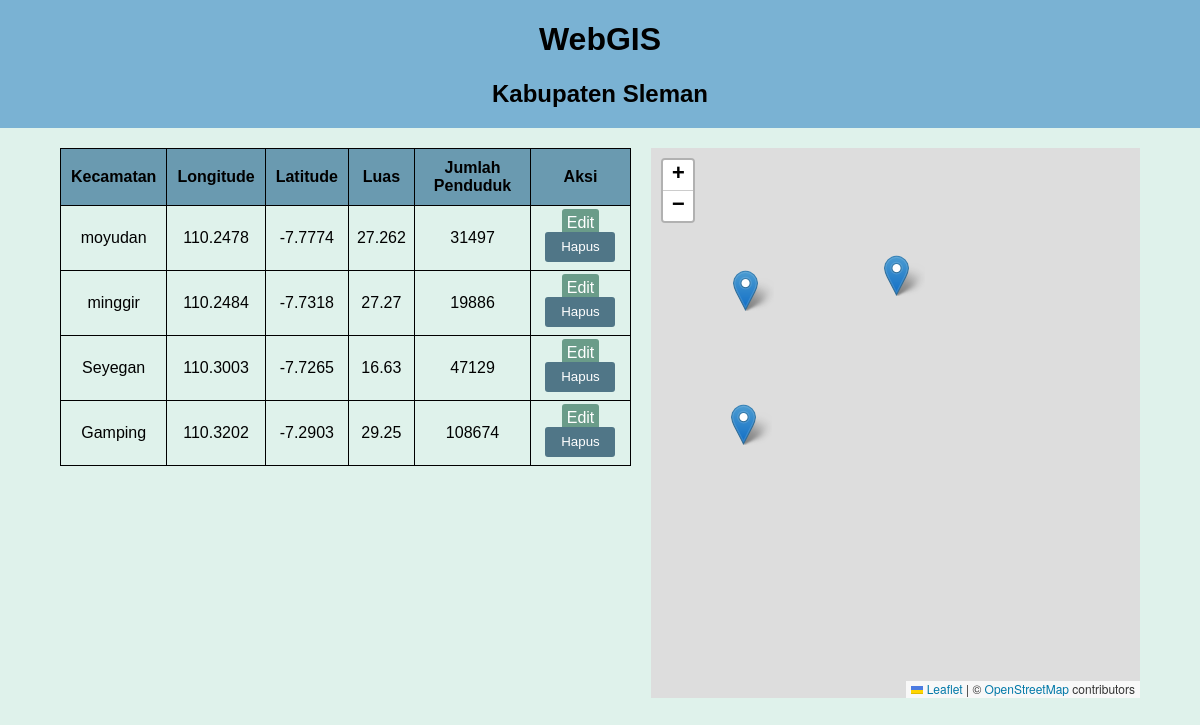
The page / on the database its author committed.
### tables this page shows
CREATE TABLE `penduduk` (
  `kecamatan` text NOT NULL,
  `latitude` double NOT NULL,
  `longitude` double NOT NULL,
  `luas` double NOT NULL,
  `jumlah_penduduk` double NOT NULL,
  `delete_id` int(50) NOT NULL
);

### index.php (the view, shortened to what this page needs)
<?php
$host = 'localhost';
$dbname = 'pgweb8';
$username = 'root';
$password = '';
try {
    $pdo = new PDO("mysql:host=$host;dbname=$dbname", $username, $password);
    $pdo->setAttribute(PDO::ATTR_ERRMODE, PDO::ERRMODE_EXCEPTION);
    $query = $pdo->query("SELECT kecamatan, longitude, latitude, luas, jumlah_penduduk FROM penduduk");
    $data = $query->fetchAll(PDO::FETCH_ASSOC);
} catch (PDOException $e) {
    die("Koneksi gagal: " . $e->getMessage());
}
?>
<!DOCTYPE html>
<html lang="en">
<head>
    <link rel="stylesheet" href="https://unpkg.com/leaflet@1.9.4/dist/leaflet.css" />
</head>
<body>
    <div class="navbar">
        <h1>WebGIS</h1>
        <h2>Kabupaten Sleman</h2>
    </div>
    <div class="container">
        <div id="table-container">
            <table>
                <tr>
                    <th>Kecamatan</th>
                    <th>Longitude</th>
                    <th>Latitude</th>
                    <th>Luas</th>
                    <th>Jumlah Penduduk</th>
                    <th>Aksi</th>
                </tr>
                <?php foreach ($data as $row): ?>
                    <tr>
                        <td><?= htmlspecialchars($row['kecamatan']) ?></td>
                        <td><?= htmlspecialchars($row['longitude']) ?></td>
                        <td><?= htmlspecialchars($row['latitude']) ?></td>
                        <td><?= htmlspecialchars($row['luas']) ?></td>
                        <td><?= htmlspecialchars($row['jumlah_penduduk']) ?></td>
                        <td>
                            <a href="edit.php?kecamatan=<?= urlencode($row['kecamatan']) ?>" style="background-color: #6A9C89; color: white; padding: 5px; border-radius: 3px; text-decoration: none;">Edit</a>
                            <form method="GET" style="display: inline;" onsubmit="return confirm('Yakin ingin menghapus kecamatan <?= htmlspecialchars($row['kecamatan']) ?>?');">
                                <button type="submit" style="background-color: #507687; color: white; border: none; padding: 5px 10px; cursor: pointer; border-radius: 3px;">Hapus</button>
                            </form>
                        </td>
                    </tr>
                <?php endforeach; ?>
            </table>
        </div>
        <div id="map"></div>
    </div>
</body>
</html>

### index.php (style rules this page uses)
body { font-family: Arial, sans-serif; display: flex; flex-direction: column; align-items: center; margin: 0; padding: 0; background-color: #DFF2EB; }
h1, h2 { text-align: center; }
.navbar { width: 100%; background-color: #7AB2D3; overflow: hidden; }
.container { display: flex; width: 90%; max-width: 1200px; margin-top: 20px; }
#table-container { width: 70%; margin-right: 20px; overflow-y: auto; }
table { width: 100%; border-collapse: collapse; }
table, th, td { border: 1px solid black; padding: 8px; text-align: center; }
th { background-color: #6A9AB0; color: black; padding: 10px; }
button { background-color: #6A9AB0; border: 1px solid black; width: 70px; height: 30px; }
#map { width: 60%; height: 550px; }

### rows shown on the page
penduduk: kecamatan "moyudan", longitude "110.2478", latitude "-7.7774", luas "27.262", jumlah_penduduk "31497"
penduduk: kecamatan "minggir", longitude "110.2484", latitude "-7.7318", luas "27.27", jumlah_penduduk "19886"
penduduk: kecamatan "Seyegan", longitude "110.3003", latitude "-7.7265", luas "16.63", jumlah_penduduk "47129"
penduduk: kecamatan "Gamping", longitude "110.3202", latitude "-7.2903", luas "29.25", jumlah_penduduk "108674"
